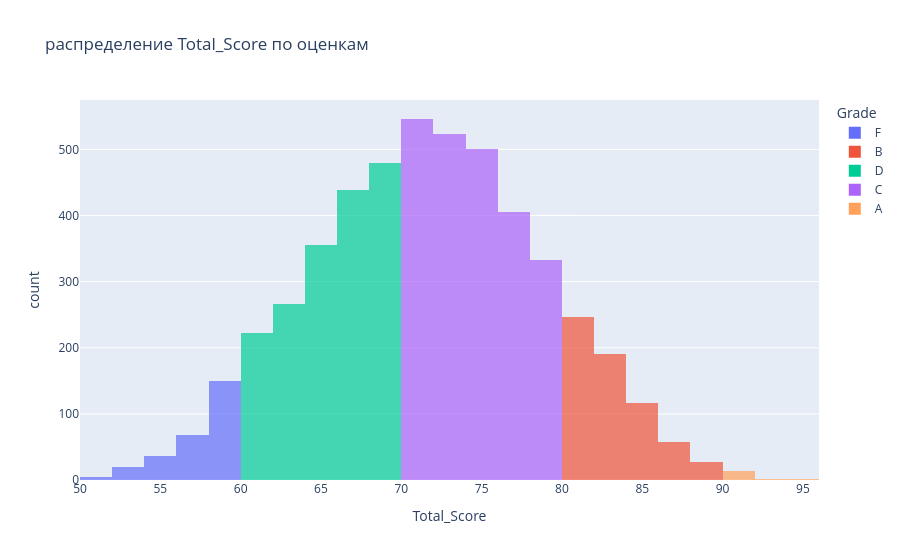

Source (notebook cell):
### Code cell
if 'Grade' in df.columns and 'Total_Score' in df.columns:
    fig = px.histogram(df, x='Total_Score', color='Grade', 
                       nbins=30, barmode='overlay', opacity=0.7,
                       title='распределение Total_Score по оценкам',
                       hover_data=['Department', 'Study_Hours_per_Week'])
    fig.update_layout(hovermode='x unified')
    
    fig.show()

### Figure 1 — Plotly figure (JSON) as saved in the notebook; plotly's stock layout.template omitted (floating-point values rounded to 4 significant figures; data arrays with more than 128 entries replaced by an {"elided": "..."} marker saying what was removed)
{"data": [{"bingroup": "x", "hovertemplate": "Grade=F<br>Total_Score=%{x}<br>count=%{y}<extra></extra>", "legendgroup": "F", "marker": {"color": "#636efa", "opacity": 0.7, "pattern": {"shape": ""}}, "name": "F", "nbinsx": 30, "orientation": "v", "showlegend": true, "type": "histogram", "x": {"elided": "279 float values"}, "xaxis": "x", "yaxis": "y"}, {"bingroup": "x", "hovertemplate": "Grade=B<br>Total_Score=%{x}<br>count=%{y}<extra></extra>", "legendgroup": "B", "marker": {"color": "#EF553B", "opacity": 0.7, "pattern": {"shape": ""}}, "name": "B", "nbinsx": 30, "orientation": "v", "showlegend": true, "type": "histogram", "x": {"elided": "638 float values"}, "xaxis": "x", "yaxis": "y"}, {"bingroup": "x", "hovertemplate": "Grade=D<br>Total_Score=%{x}<br>count=%{y}<extra></extra>", "legendgroup": "D", "marker": {"color": "#00cc96", "opacity": 0.7, "pattern": {"shape": ""}}, "name": "D", "nbinsx": 30, "orientation": "v", "showlegend": true, "type": "histogram", "x": {"elided": "1760 float values"}, "xaxis": "x", "yaxis": "y"}, {"bingroup": "x", "hovertemplate": "Grade=C<br>Total_Score=%{x}<br>count=%{y}<extra></extra>", "legendgroup": "C", "marker": {"color": "#ab63fa", "opacity": 0.7, "pattern": {"shape": ""}}, "name": "C", "nbinsx": 30, "orientation": "v", "showlegend": true, "type": "histogram", "x": {"elided": "2307 float values"}, "xaxis": "x", "yaxis": "y"}, {"bingroup": "x", "hovertemplate": "Grade=A<br>Total_Score=%{x}<br>count=%{y}<extra></extra>", "legendgroup": "A", "marker": {"color": "#FFA15A", "opacity": 0.7, "pattern": {"shape": ""}}, "name": "A", "nbinsx": 30, "orientation": "v", "showlegend": true, "type": "histogram", "x": [95.09, 90.86, 90.24, 90.71, 93.32, 91.72, 90.91, 90.98, 90.49, 90.75, 90.25, 90.09, 90.38, 91.84, 92.65, 90.17], "xaxis": "x", "yaxis": "y"}], "layout": {"barmode": "overlay", "hovermode": "x unified", "legend": {"title": {"text": "Grade"}, "tracegroupgap": 0}, "title": {"text": "распределение Total_Score по оценкам"}, "xaxis": {"anchor": "y", "domain": [0, 1], "title": {"text": "Total_Score"}}, "yaxis": {"anchor": "x", "domain": [0, 1], "title": {"text": "count"}}}}
